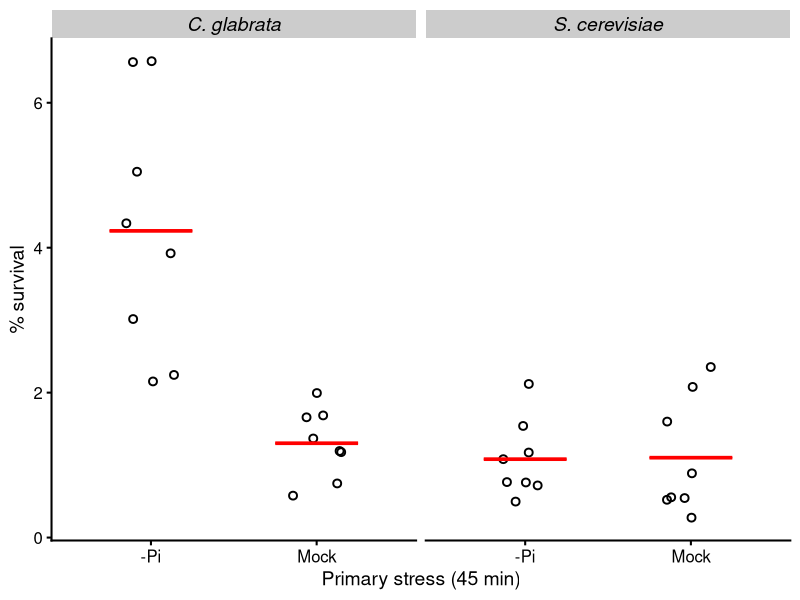
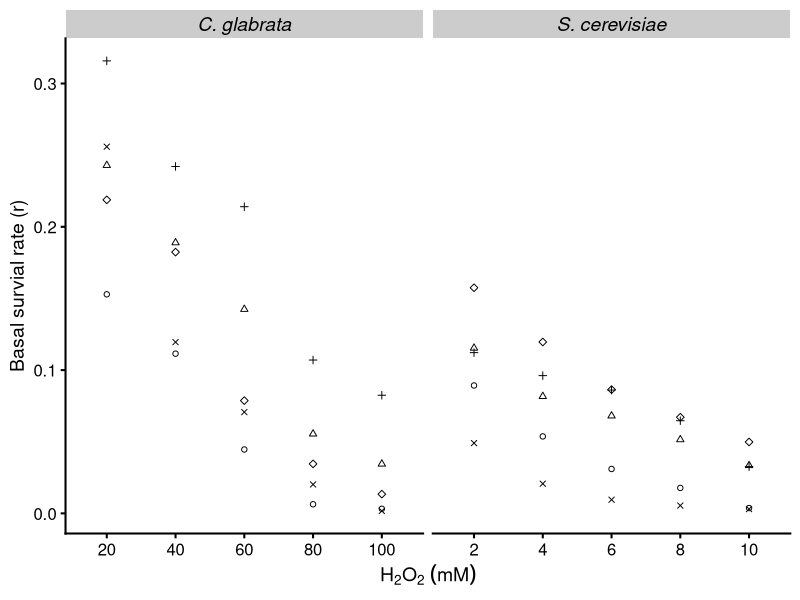
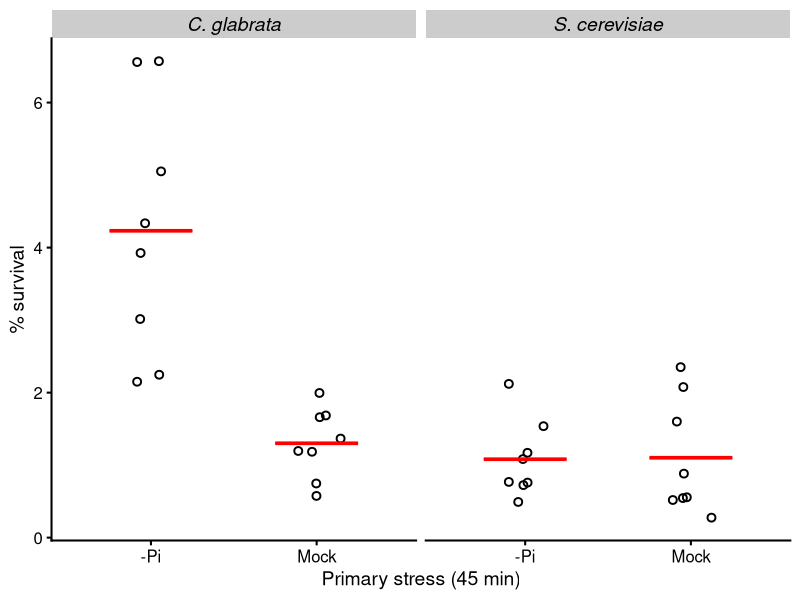
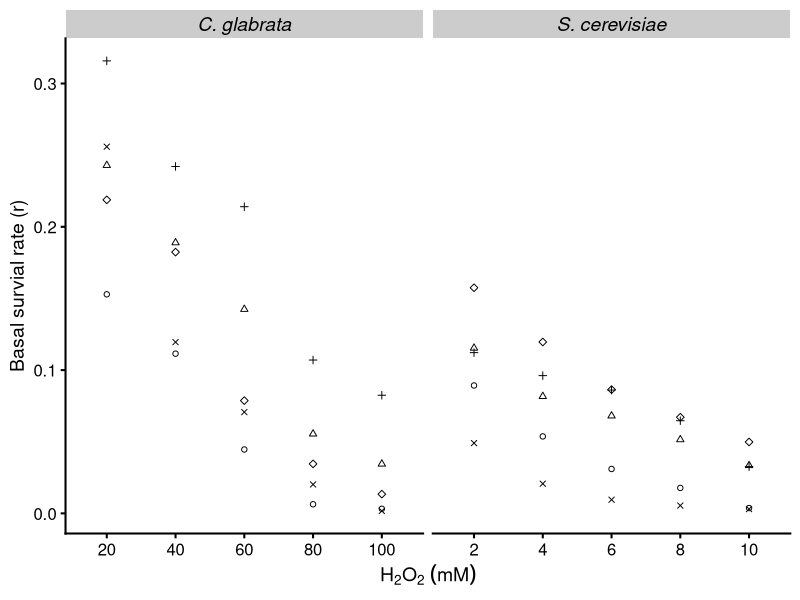

Recreate these plots in R, in order. (Note: this script raises an error after producing the figures.)
## ---- chunk 1
require(tidyverse)
require(cowplot)
## ---- chunk 2
tmp <- read_tsv("../input/20220726-ASR-CFU-raw.tsv", col_types = cols(), comment = "#")
raw <- read_csv("../input/20221224-ASR-CFU-raw.csv", col_types = cols(), comment = "#") %>% 
  mutate(Date = gsub("d(\\d\\d)(\\d\\d)(\\d\\d)", "\\1/\\2/\\3", Date),
         Len_1 = recode(Len_1, `2hr` = "2 hr", `45min` = "45 min"),
         Len_2 = recode(Len_2, `2hr` = "2 hr")) %>% 
  select(-`MO/MM`, -`PO/PM`) %>% 
  bind_rows(add_column(tmp, Experimenter = "JL"))

# data sanity check, quick view
sapply(select(raw, Species, Strain, Genotype, Len_1, Len_2, H2O2), unique)
## ---- chunk 3
species.label <- c(Sc = "S. cerevisiae", Cg = "C. glabrata")

p.survival <- list(
  geom_point(shape = 1, stroke = 1, size = 2, 
             position = position_jitter(width = 0.15)),
  stat_summary(fun = mean, fun.max = mean, fun.min = mean,
               geom = "crossbar", color = "red", width = 0.5),
  facet_wrap(~Species, scales = "free_x", labeller = as_labeller(species.label)),
  theme_cowplot(line_size = 0.7, font_size = 14),
  theme(strip.text = element_text(size = rel(1), face = 3))
)

p.asr <- list(
  geom_hline(yintercept = 1, linetype = 2, color = "gray50"),
  geom_point(position = position_jitter(width = 0.1), size = 2),
  stat_summary(fun.data = "mean_cl_boot", geom = "pointrange", color = "red",
               position = position_nudge(x = 0.2)),
  facet_wrap(~Species, scales = "free_x", labeller = as_labeller(species.label)),
  theme_cowplot(line_size = 0.7),
  theme(strip.text = element_text(size = rel(1.1), face = 3))
)
## ---- chunk 4
raw %>% 
  filter(Genotype == "wt", H2O2 %in% c("10mM", "10 mM", "100mM", "100 mM"),
         Len_1 == "45 min", Group == "PO") %>% 
  mutate(group = paste(recode(Strain, yH154 = "Sc", yH001 = "Cg1", yH002 = "Cg2"), 
                       gsub(" ?mM", "", H2O2), sep = "_")) %>% 
  count(Date, group) %>% 
  pivot_wider(names_from = group, values_from = n)
## ---- chunk 5
filter(raw, Date == "05/30/20", Species == "Sc")
## ---- chunk 6
use.f1 <- paste0(c("06/04", "06/01", "05/30"), "/20")
tmp <-  raw %>%
  filter(Date %in% use.f1) %>% 
  mutate(
    scaled = Count * Dilutions * 1e-2
  ) %>% 
  # remove uninformative columns. only one H2O2 conc used for each species
  select(-Strain, -Genotype, -H2O2, -Len_1, -Len_2, -Experimenter)
  
# Assume the triplicates were paired in the order they appear in the table,
# i.e., the first row in the MO, MM, PO, PM groups belong to the same biological 
# replicate, we can derive three ASR_scores for each date x species x Len_1

dat.f1 <- tmp %>% 
  group_by(Date, Species, Group) %>%
  mutate(Repl = row_number()) %>% 
  # group by primary to calculate r (MO/MM) or r' (PO/PM)
  separate(Group, into = c("Primary", "Secondary"), sep = 1) %>% 
  group_by(Date, Species, Repl, Primary) %>% 
  # calculate % survival
  mutate(s.perc = num(scaled / scaled[Secondary == "M"]*100, digits = 3)) %>% 
  # remove the secondary mock as the information are all used
  filter(Secondary != "M") %>% 
  # 5/30/20 replicate 2 is excluded
  filter(!(Date == "05/30/20" & Repl == 2))
dat.f1
## ---- chunk 7
dat.f1 %>% 
  mutate(Primary = recode(Primary, M = "Mock", P = "-Pi")) %>% 
  ggplot(aes(x = Primary, y = s.perc)) + p.survival +
  xlab("Primary stress (45 min)") + ylab("% survival")

ggsave("../output/20230228-fig1d-asr-noPi-compare.png", width = 3.5, height = 3)
## ---- chunk 8
tmp <- dat.f1 %>% 
  filter(Primary == "M") %>% 
  pivot_wider(id_cols = c(Date, Repl), names_from = Species, values_from = s.perc)
tmp
with(tmp, wilcox.test(Cg, Sc, paired = FALSE))
## ---- chunk 9
tmp <- dat.f1 %>% 
  filter(Species == "Cg") %>% 
  pivot_wider(id_cols = c(Date, Repl), names_from = Primary, values_from = s.perc)
tmp
with(tmp, wilcox.test(P, M, paired = FALSE, alternative = "g"))
## ---- chunk 10
tmp <- dat.f1 %>% 
  filter(Species == "Sc") %>% 
  pivot_wider(id_cols = c(Date, Repl), names_from = Primary, values_from = s.perc)
tmp
with(tmp, wilcox.test(P, M, paired = FALSE, alternative = "g"))
## ---- chunk 11
use.s1 <- paste0(c("03/21", "03/22", "03/24", "03/28", "04/01"), "/22")
dat.s1 <- raw %>% select(-Experimenter, -Len_1, -Len_2, -Genotype) %>% 
  mutate(scaled = Count * Dilutions * 1e-3) %>% 
  filter(Date %in% use.s1) %>% 
  group_by(Date, Strain) %>% 
  mutate(r = num(scaled / scaled[Group == "M"], digits = 3))
dat.s1
## ---- chunk 12
p <- dat.s1 %>% 
  mutate(H2O2 = gsub(" mM", "", H2O2),
         H2O2 = fct_reorder(H2O2, as.numeric(H2O2))) %>% 
  filter(H2O2 != "0") %>% 
  ggplot(aes(x = H2O2, y = r)) +
  geom_point(aes(shape = Date)) + 
  #geom_line(aes(group = Date, color = Date), alpha = 0.8) +
  scale_color_brewer(palette = "Dark2") +
  scale_shape_manual(values = 1:5, guide = "none") +
  stat_summary(fun.data = "mean_cl_boot", geom = "pointrange", color = "red2",
               size = 0.8, position = position_nudge(x = 0.3)) +
  facet_wrap(~Species, scales = "free_x", labeller = as_labeller(species.label)) +
  xlab(bquote(H[2]*O[2]~(mM))) + ylab("Basal survial rate (r)") +
  theme_cowplot(line_size = 0.7) +
  theme(strip.text = element_text(size = rel(1), face = 3))
p
ggsave("../output/20230101-basal-survival-across-h2o2-range-sc-cg.png", width = 5, height = 3)
## ---- chunk 13
tmp <- dat.s1 %>% 
  filter(H2O2 %in% c("100 mM", "10 mM"))
tmp %>% group_by(Species) %>% summarize(mean = mean(r))

wilcox.test(r ~ Species, data = tmp, paired = FALSE)
## ---- chunk 14
use.s1b <- paste0(c("07/16", "07/17", "07/18", "07/29", "08/01", "08/02", "08/04", "08/11"), "/22")
dat.s1b <-  raw %>%
  separate(Group, into = c("Primary", "Secondary"), sep = 1) %>% 
  mutate(
    # arbitrarily decide any CFU counts < 3 are not included due to high CV
    Count = ifelse(Count < 3, NA, Count),
    scaled = Count * Dilutions * 1e-3
  ) %>% 
  filter(Date %in% use.s1b) %>% 
  group_by(Date, Strain, Primary) %>% 
  # calculate r and r'
  mutate(r = num(scaled / scaled[Secondary == "M"], digits = 3)) %>% 
  # remove the secondary mock as the information are all used
  filter(Secondary != "M") %>%
  pivot_wider(id_cols = c(Date, Strain, Species, H2O2), 
              names_from = Primary, values_from = r, names_prefix = "r") %>% 
  mutate(ASR_score = rP / rM)
  
dat.s1b
## ---- chunk 15
p <- dat.s1b %>% 
  filter(!is.na(ASR_score)) %>% 
  mutate(H2O2 = gsub(" ?mM", "", H2O2),
         H2O2 = fct_reorder(H2O2, as.numeric(H2O2))) %>% 
  filter(H2O2 != "0") %>% 
  ggplot(aes(x = H2O2, y = ASR_score)) + p.asr +
  #geom_hline(yintercept = 1, linetype = 2, color = "gray50") +
  #geom_point(position = position_jitter(width = 0.1), alpha = 0.8) + 
  #stat_summary(fun.data = "mean_cl_boot", geom = "pointrange", color = "red",
  #             size = 0.8, position = position_nudge(x = 0.2)) +
  #scale_y_log10() +
  #facet_wrap(~Species, scales = "free_x", labeller = as_labeller(species.label)) +
  xlab(bquote(H[2]*O[2]~(mM))) + ylab("ASR score (r'/r)")# +
  #theme_cowplot(line_size = 0.7) +
  #theme(strip.text = element_text(size = rel(1), face = 3))
p
ggsave("../output/20230102-ASR-score-across-h2o2-range-sc-cg.png", width = 5, height = 3)
## ---- chunk 16
use.s2 <- paste0(c("06/06", "06/04", "06/01", "05/30"), "/20")
tmp <-  raw %>%
  filter(Date %in% use.s2) %>% 
  mutate(
    # arbitrarily decide any CFU counts < 3 are not included due to high CV
    # not in use here. instead, label them in the plot (see below)
    # count = ifelse(Count < 3, NA, Count),
    scaled = Count * Dilutions * 1e-2
  ) %>% 
  # remove uninformative columns. only one H2O2 conc used for each species
  select(-Strain, -Genotype, -H2O2, -Len_2, -Experimenter)
## ---- chunk 17
dat.s2 <- tmp %>% 
  group_by(Date, Species, Len_1, Group) %>%
  mutate(Repl = row_number()) %>% 
  pivot_wider(id_cols = c(Date, Species, Len_1, Repl),
              names_from = Group, values_from = scaled, names_sep = "") %>% 
  mutate(
    r = MO/MM, 
    rp = PO/PM, 
    ASR_score = rp/r,
    low_count = MO < 1 # mark experiments with < 3 counts
  )
dat.s2
## ---- chunk 18
p <- dat.s2 %>% 
  #filter(!is.na(ASR_score)) %>% 
  mutate(len_1 = factor(gsub(" ?min", "", Len_1), levels = c("45", "90", "135"))) %>% 
  ggplot(aes(x = len_1, y = ASR_score)) + p.asr +
#  geom_hline(yintercept = 1, linetype = 2, color = "gray50") +
#  geom_point(position = position_jitter(width = 0.1), size = 2) + 
#  stat_summary(position = position_nudge(x = 0.2),
#               fun.data = "mean_cl_boot", geom = "pointrange", color = "red") +
  xlab("Length of primary stress (min)") + ylab("ASR score (r'/r)") +
#  facet_wrap(~Species, scales = "free_x", labeller = as_labeller(species.label)) +
#  theme_cowplot(line_size = 0.7) +
  theme(legend.text = element_text(size = rel(1), face = 3),
        legend.position = c(0.1, 0.85),
        strip.text = element_text(size = rel(1), face = 3))
p
ggsave("../output/20230103-ASR-score-across-noPi-length-sc-cg.png", width = 5, height = 3)
## ---- chunk 19
p <- dat.s2 %>% 
  #filter(!is.na(ASR_score)) %>% 
  mutate(len_1 = factor(Len_1, levels = c("45 min", "90 min", "135 min"))) %>% 
  ggplot(aes(x = Species, y = ASR_score)) +
  geom_point(#aes(fill = low_count),
    position = position_jitter(0.1), size = 1.5, shape = 21) + 
  stat_summary(fun.data = "mean_se", geom = "pointrange", color = "red") +
  #scale_y_log10() +
  scale_shape_manual(values = c(21,22), labels = species.label) +
  #scale_fill_manual(values = c("white", "gray40"), guide = "none") +
  #facet_wrap(~Species, scales = "free_x", labeller = as_labeller(species.label)) +
  facet_wrap(~ len_1, scales = "free") +
  xlab("Length of primary stress (min)") + ylab("ASR score (r'/r)") +
  theme_cowplot(line_size = 0.7)
p
ggsave("../output/20230103-ASR-score-across-noPi-length-sep-panel.png", width = 6, height = 3)
## ---- chunk 20
use.f3 <- paste0(c("07/08", "07/11", "07/12"), "/22")
tmp <-  raw %>%
  filter(Date %in% use.f3) %>% 
  mutate(
    scaled = Count * Dilutions * 1e-2
  ) %>% 
  # remove uninformative columns. only one H2O2 conc used for each species
  select(-Len_1, -Len_2, -Experimenter)
# Assume the replicates were paired in the order they appear in the table,
# i.e., the first row in the MO, MM, PO, PM groups belong to the same biological 
# replicate, we can derive three ASR_scores for each date x species x Len_1

dat.f3 <- tmp %>% 
  # group by primary to calculate r (MO/MM) or r' (PO/PM)
  separate(Group, into = c("Primary", "Secondary"), sep = 1) %>% 
  group_by(Date, Strain, Primary) %>% 
  # calculate % survival
  mutate(s.perc = num(scaled / scaled[Secondary == "M"]*100, digits = 3)) %>% 
  # remove the secondary mock as the information are all used
  filter(Secondary != "M")
dat.f3
## ---- chunk 21
dat.f3 %>% 
  mutate(
    Primary = factor(Primary, levels = c("M", "P"), 
                     labels = c("Mock", "-Pi")),
    Genotype = factor(Genotype, levels = c("wt", "cta1Δ"),
                      labels = c("wildtype", "cta1Δ")),
    Group = factor(H2O2, levels = c("100 mM", "2.5 mM", "80 mM", "2.2 mM"),
                   labels = c("High", "High", "Medium", "Medium"))
  ) %>%
  ggplot(aes(x = H2O2, y = s.perc)) + #p.survival[-3] +
  geom_point(aes(shape = Primary), stroke = 1, size = 2, 
             position = position_dodge(0.9)) +
  stat_summary(aes(group = Primary), position = position_dodge(0.9),
               fun = mean, fun.max = mean, fun.min = mean,
               geom = "crossbar", color = "red", width = 0.5) +
  facet_wrap(~ Group + Genotype, nrow = 1, scales = "free_x") +
  scale_shape_manual(values = c("Mock" = 1, "-Pi" = 16)) +
  xlab("Primary stress (45 min)") + ylab("% survival") +
  theme_bw(base_size = 14, base_line_size = 1) +
  panel_border(color = "black", size = 1) +
  theme(strip.text = element_text(size = rel(1), face = 3),
        strip.background = element_blank())
## ---- chunk 22
dat.f3a <- dat.f3 %>% 
  mutate( Primary = factor(Primary, levels = c("M", "P"), 
                           labels = c("Mock", "-Pi")),
          Genotype = factor(Genotype, levels = c("wt", "cta1Δ"),
                            labels = c("wildtype", "cta1Δ")),
          Group = factor(H2O2, levels = c("100 mM", "2.5 mM", "80 mM", "2.2 mM"),
                         labels = c("High", "High", "Medium", "Medium"))) %>%
  filter(Group == "High") %>% 
  ungroup()
## ---- chunk 23
p <- ggplot(dat.f3a, aes(x = H2O2, y = s.perc)) +
  geom_point(aes(shape = Primary), stroke = 0.9, size = 2.5, 
             position = position_jitterdodge(jitter.width = 0.3, dodge.width = 0.9)) +
  stat_summary(aes(group = Primary), position = position_dodge(0.9),
               fun = mean, fun.max = mean, fun.min = mean,
               geom = "crossbar", color = "red", width = 0.5) +
  facet_wrap(~ Genotype, nrow = 1, scales = "free_x") +
  scale_shape_manual(name = "Primary stress", values = c("Mock" = 1, "-Pi" = 16)) +
  xlab(bquote(H[2]*O[2]~(mM))) + ylab("% survival") +
  theme_cowplot(line_size = 1.2) +
  panel_border(color = "black", size = 1) +
  theme(strip.text = element_text(size = rel(1)),
        strip.background = element_blank(),
        #strip.placement = "inside",
        axis.line = element_blank(),
        axis.ticks.x = element_blank(),
        legend.position = "top",
        legend.justification = "center",
        legend.margin = margin(b = -10),
        legend.text = element_text(size = rel(0.9)),
        legend.title = element_text(size = rel(0.9)))
p

ggsave("../output/20230301-fig3d-asr-cta1.png", width = 3.5, height = 3.5)
## ---- chunk 24
tmp <- dat.f3a %>% 
  filter(Primary == "Mock") %>% 
  select(Date, Genotype, s.perc) %>% 
  arrange(Genotype)
tmp
wilcox.test(s.perc ~ Genotype, paired = FALSE, data = tmp)
## ---- chunk 25
tmp <- dat.f3a %>% 
  filter(Genotype == "wildtype") %>% 
  pivot_wider(id_cols = c(Date, Strain), names_from = Primary, values_from = s.perc)
tmp
with(tmp, wilcox.test(`-Pi`, Mock, paired = FALSE, alternative = "g"))
## ---- chunk 26
tmp <- dat.f3a %>% 
  filter(Genotype == "cta1Δ") %>% 
  pivot_wider(id_cols = c(Date, Strain), names_from = Primary, values_from = s.perc)
tmp
with(tmp, wilcox.test(`-Pi`, Mock, paired = FALSE, alternative = "g"))
## ---- chunk 27
dat.6 <- read_csv("../input/20230205-Sc-Cg-rapamycin-nitrogen-ASR-raw.csv", col_types = cols(), comment = "#") %>% 
  mutate(Date = gsub("d(\\d\\d)(\\d\\d)(\\d\\d)", "\\1/\\2/\\3", Date))

# data sanity check, quick view
sapply(select(dat.6, Species, Strain, Genotype), unique)
## ---- chunk 28
tmp <- dat.6 %>% 
  filter(H2O2 == "Mock") %>% 
  group_by(Date, Species) %>% 
  mutate(
    # arbitrarily decide any CFU counts < 3 are not included due to high CV
    Count = ifelse(Count < 3, NA, Count),
    scaled = Count * Dilutions * 1e-2,
    r = scaled / scaled[`1st_Stress` == "Mock"]
  ) %>% 
  ungroup() %>% 
  filter(`1st_Stress` != "Mock") %>% 
  select(Date, Species, Strain, Primary = `1st_Stress`, Count, r)

dat.Prim <-  raw %>%
  separate(Group, into = c("Primary", "Secondary"), sep = 1) %>% 
  # use the S2 dataset to examine the effect of phosphate starvation on survival
  filter(Date %in% use.s2, Secondary == "M") %>% 
  mutate(
    # arbitrarily decide any CFU counts < 3 are not included due to high CV
    Count = ifelse(Count < 3, NA, Count),
    scaled = Count * Dilutions * 1e-2
  ) %>% 
  group_by(Date, Strain) %>% 
  # calculate r and r'
  mutate(r = scaled / scaled[Primary == "M"]) %>% 
  ungroup() %>% filter(Primary != "M") %>% 
  select(Date, Species, Strain, Primary, Count, r) %>% 
  bind_rows(tmp) %>% 
  mutate(Primary = factor(Primary,
                          levels = c("P", "62.5", "125", "0Ni"),
                          labels = c("-Pi", "Rapa\n62.5", 
                                     "Rapa\n125", "-Nitrogen")))
ggplot(dat.Prim, aes(x = Primary, y = r)) + p.asr +
  scale_y_continuous(breaks = seq(0.2, 1.2, by = 0.2)) +
  xlab("Primary stress (45 min)") + ylab("Survival %")
ggsave("../output/20230211-primary-stress-effect-on-survival.png")
## ---- chunk 29
with(dat.6, table(Date, paste(Species, H2O2, sep = ":")))
## ---- chunk 30
tmp <- dat.6 %>% 
  filter(H2O2 %in% c("60mM", "6mM"), Group == "MO", 
         !(Date %in% c("01/12/23", "01/18/23", "02/02/23")))# %>% 
tmp %>% group_by(Species) %>% summarize(mean = mean(`MO/MM`))
wilcox.test(`MO/MM` ~ Species, data = tmp, paired = TRUE)
## ---- chunk 31
tmp <- dat.6 %>% 
  filter(H2O2 %in% c("40mM", "4mM"), Group == "MO", !(Date %in% c("02/02/23")))
tmp %>% group_by(Species) %>% summarize(mean = mean(`MO/MM`))
wilcox.test(`MO/MM` ~ Species, data = tmp, paired = FALSE)
## ---- chunk 32
tmp <- filter(dat.6, Group == "MO") %>% 
  mutate(secondary = factor(H2O2, levels = c("60mM", "6mM", "40mM", "4mM"),
                            labels = c("high", "high", "low", "low")))
tmp %>% 
  group_by(secondary, Species) %>% 
  summarize(mean = num(mean(`MO/MM`), digits = 3), .groups = "drop")
wilcox.test(`MO/MM` ~ secondary, data = tmp, paired = FALSE)
## ---- chunk 33
# we will not use the days of experiments where only one species was assayed
dat.6p <- filter(dat.6, H2O2 != "Mock") %>% # remove the XM groups
  rename(primary = `1st_Stress`, r = `MO/MM`, rP = `PO/PM`) %>% 
  group_by(Date, Strain, H2O2) %>% # form groups to apply the same MO/MM
  mutate(r = r[primary == "Mock"], # MO/MM for each group
         secondary = 
           factor(H2O2, levels = c("40mM", "4mM", "60mM", "6mM"),
                  labels = c("40/4mM", "40/4mM", "60/6mM", "60/6mM"))) %>% 
  ungroup() %>%
  filter(!is.na(rP))
## ---- chunk 34
with(dat.6p, sum(round(rP/r, 5) != round(ASR_Score, 5)))
## ---- chunk 35
dat.6p %>% 
  filter(primary != "0Ni") %>% 
  ggplot(aes(x = primary, y = ASR_Score)) + p.asr +
  labs(x = "Rapamycin (ng/mL)", y = "ASR Score (r'/r)")
ggsave("../output/20230221-rapamycin-ASR.png", width = 4, height = 4)
## ---- chunk 36
lm <- dat.6p %>% 
  filter(primary != "0Ni") %>% 
  lm(ASR)
